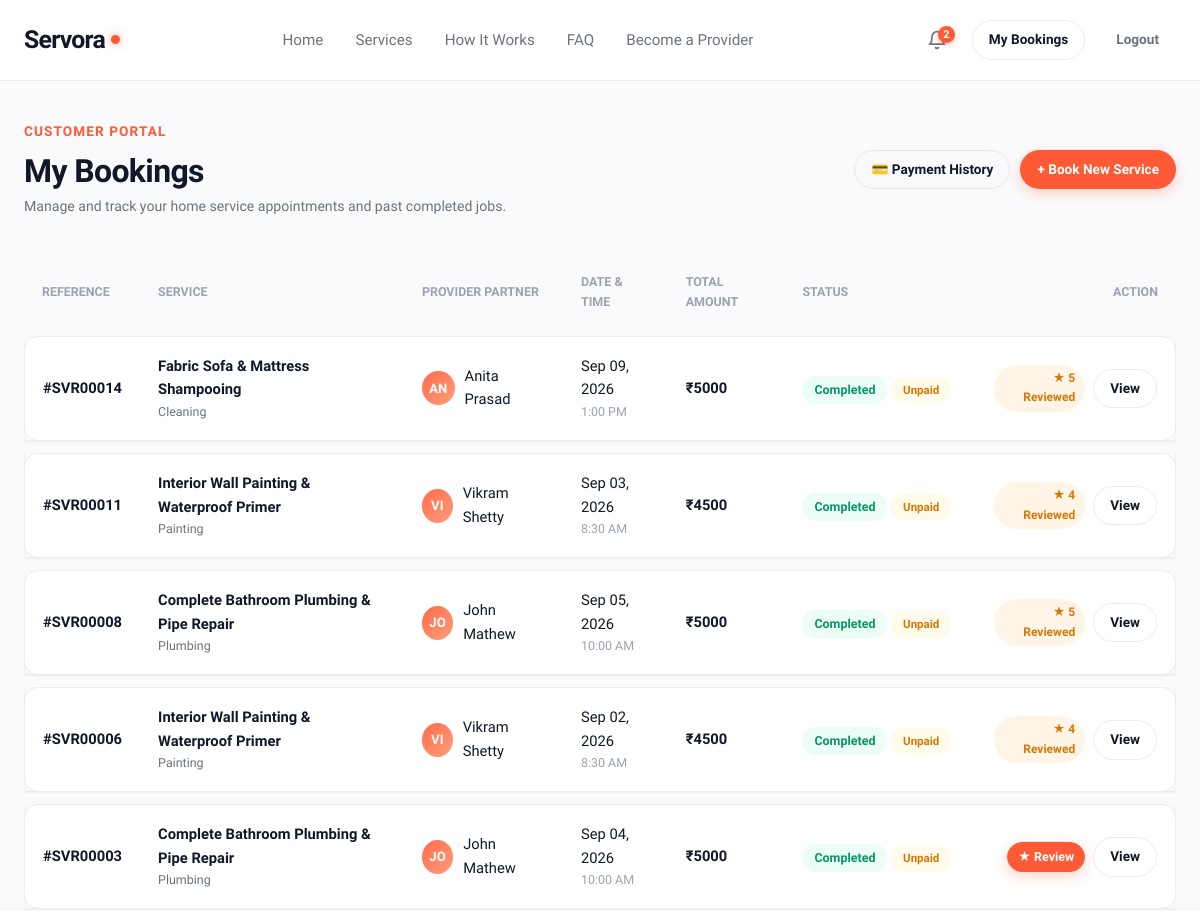
The app's page /my-bookings/ (signed in, upper part), older data.
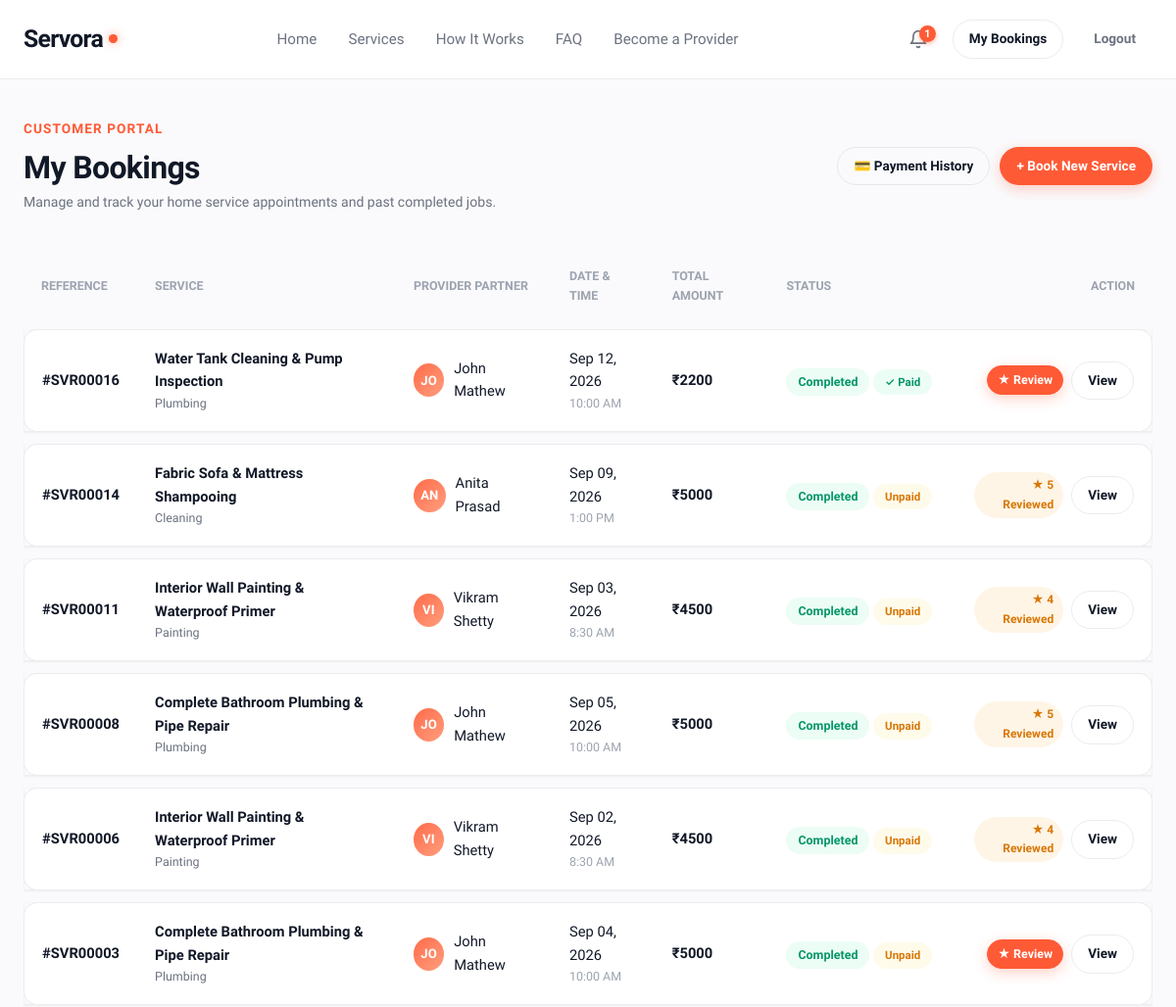
The same page, newer data.
### services/models.py (models this page shows, shortened)
class Booking(models.Model):
    STATUS_CHOICES = (
        ('pending', 'Pending Approval'),
        ('accepted', 'Accepted / In Progress'),
        ('completed', 'Completed'),
        ('declined', 'Declined'),
        ('cancelled', 'Cancelled'),
    )
    PAYMENT_STATUS_CHOICES = (
        ('unpaid', 'Unpaid'),
        ('pending', 'Payment Pending'),
        ('paid', 'Paid'),
        ('failed', 'Payment Failed'),
        ('refunded', 'Refunded'),
    )
    service = models.ForeignKey(Service, on_delete=models.CASCADE, related_name='bookings')
    customer = models.ForeignKey(User, on_delete=models.CASCADE, related_name='bookings')
    booking_date = models.DateField()
    booking_time = models.TimeField()
    status = models.CharField(max_length=20, choices=STATUS_CHOICES, default='pending')
    payment_status = models.CharField(
        max_length=20,
        choices=PAYMENT_STATUS_CHOICES,
        default='unpaid',
        help_text="Financial settlement status of the customer booking."
    )
    service_amount = models.DecimalField(
        max_digits=10,
        decimal_places=2,
        default=Decimal('0.00'),
        help_text="Base price for the agreed service."
    )
    materials_amount = models.DecimalField(
        max_digits=10,
        decimal_places=2,
        default=Decimal('0.00'),
        help_text="Total approved physical materials and parts reimbursement."
    )
    final_amount = models.DecimalField(
        max_digits=10,
        decimal_places=2,
        default=Decimal('0.00'),
        help_text="Final payable total locked after materials approval (service + materials)."
    )
    total_amount = models.DecimalField(max_digits=10, decimal_places=2)
    commission_rate = models.DecimalField(
        max_digits=5,
        decimal_places=2,
        default=10.00,
        help_text="Platform commission percentage (default 10%)"
    )
    commission_amount = models.DecimalField(
        max_digits=10,
        decimal_places=2,
        default=0.00,
        help_text="Calculated platform revenue earned on completion (10% of service charge)"
    )
    address = models.TextField(blank=True, default='')
    notes = models.TextField(blank=True, default='')
    created_at = models.DateTimeField(auto_now_add=True)
    class Meta:
        ordering = ['-created_at']

class Service(models.Model):
    provider = models.ForeignKey(UserProfile, on_delete=models.CASCADE, related_name='services')
    category = models.ForeignKey(Category, on_delete=models.CASCADE, related_name='services')
    title = models.CharField(max_length=200)
    slug = models.SlugField(max_length=220, unique=True, blank=True)
    description = models.TextField()
    price = models.DecimalField(max_digits=10, decimal_places=2, help_text="Starting price in INR (₹)")
    duration_estimate = models.CharField(max_length=100, default='1-2 hours')
    location = models.CharField(max_length=120, default='Kannur')
    image = models.ImageField(upload_to='services/', blank=True, null=True)
    is_active = models.BooleanField(default=True)
    is_featured = models.BooleanField(default=False)
    created_at = models.DateTimeField(auto_now_add=True)
    updated_at = models.DateTimeField(auto_now=True)
    class Meta:
        ordering = ['-is_featured', '-created_at']

class Category(models.Model):
    name = models.CharField(max_length=100, unique=True)
    slug = models.SlugField(max_length=120, unique=True, blank=True)
    icon_name = models.CharField(
        max_length=50,
        default='wrench',
        help_text="Icon identifier (e.g. spark, wrench, zap, paint, hammer, leaf)"
    )
    description = models.TextField(blank=True, default='')
    order = models.PositiveIntegerField(default=0)
    class Meta:
        verbose_name_plural = "Categories"
        ordering = ['order', 'name']

class Review(models.Model):
    RATING_CHOICES = [(i, str(i)) for i in range(1, 6)]
    service = models.ForeignKey(Service, on_delete=models.CASCADE, related_name='reviews')
    customer = models.ForeignKey(User, on_delete=models.CASCADE, related_name='customer_reviews')
    booking = models.OneToOneField(Booking, on_delete=models.SET_NULL, null=True, blank=True, related_name='review')
    rating = models.PositiveSmallIntegerField(choices=RATING_CHOICES, default=5)
    comment = models.TextField()
    created_at = models.DateTimeField(auto_now_add=True)
    class Meta:
        ordering = ['-created_at']

### users/models.py (models this page shows, shortened)
class UserProfile(models.Model):
    ROLE_CHOICES = (
        ('customer', 'Customer / Homeowner'),
        ('provider', 'Service Provider / Professional'),
    )
    user = models.OneToOneField(User, on_delete=models.CASCADE, related_name='profile')
    role = models.CharField(max_length=20, choices=ROLE_CHOICES, default='customer')
    phone = models.CharField(max_length=20, blank=True, default='')
    city = models.CharField(max_length=100, blank=True, default='Kannur')
    address = models.TextField(blank=True, default='')
    bio = models.TextField(blank=True, default='')
    is_verified = models.BooleanField(default=False, help_text="Designates whether this provider has been verified.")
    avatar = models.ImageField(upload_to='profiles/', blank=True, null=True)
    PAYOUT_STATUS_CHOICES = (
        ('not_configured', 'Not Configured'),
        ('configured', 'Configured'),
        ('verification_required', 'Verification Required'),
        ('ready', 'Ready for Payout'),
    )
    PAYOUT_PREFERENCE_CHOICES = (
        ('upi', 'UPI Transfer'),
        ('bank', 'Bank Transfer'),
    )
    payout_upi_id = models.CharField(
        max_length=100,
        blank=True,
        default='',
        help_text="Private provider UPI ID for electronic settlement disbursements."
    )
    payout_upi_name = models.CharField(
        max_length=150,
        blank=True,
        default='',
        help_text="Beneficiary name associated with UPI ID."
    )
    payout_preference = models.CharField(
        max_length=30,
        choices=PAYOUT_PREFERENCE_CHOICES,
        default='upi'
    )
    payout_status = models.CharField(
        max_length=30,
        choices=PAYOUT_STATUS_CHOICES,
        default='not_configured'
    )
    created_at = models.DateTimeField(auto_now_add=True)
    @property
    def is_provider(self):
        return self.role == 'provider'

### services/views.py (the view)
# urls.py: path('my-bookings/', views.my_bookings_view, name='my_bookings'),
def my_bookings_view(request):
    if not request.user.is_authenticated:
        messages.info(request, "Please log in to view your bookings.")
        return redirect('login')
    bookings = Booking.objects.filter(customer=request.user).select_related(
        'service', 'service__provider', 'service__provider__user', 'service__category'
    ).order_by('-created_at')
    return render(request, 'services/my_bookings.html', {
        'bookings': bookings,
        'total_bookings': bookings.count(),
    })

### services/context_processors.py (called while the page is built)
def notifications_context(request):
    if request.user.is_authenticated:
        user_notifications = Notification.objects.filter(recipient=request.user)
        unread_count = user_notifications.filter(is_read=False).count()
        recent = user_notifications[:5]
        return {
            'unread_notifications_count': unread_count,
            'recent_notifications': recent,
        }
    return {
        'unread_notifications_count': 0,
        'recent_notifications': [],
    }

### templates/services/my_bookings.html (shortened to what the changed rows need)
{% extends 'base.html' %}
{% load static %}
{% block extra_css %}
  <link rel="stylesheet" href="{% static 'css/customer.css' %}">
  <link rel="stylesheet" href="{% static 'css/booking.css' %}">
{% endblock %}
{% block content %}
<section class="section" style="padding: 40px 0 80px;">
  <div class="container">
    <div style="display: flex; align-items: center; justify-content: space-between; margin-bottom: 30px; flex-wrap: wrap; gap: 16px;">
      <div>
        <h1 style="font-size: 2rem; margin-bottom: 4px;">My Bookings</h1>
      </div>
    </div>
    {% if bookings %}
      <div style="overflow-x: auto;">
        <table class="bookings-table">
          <thead>
            <tr>
              <th>Reference</th>
              <th>Service</th>
              <th>Provider Partner</th>
              <th>Date & Time</th>
              <th>Total Amount</th>
              <th>Status</th>
              <th style="text-align: right;">Action</th>
            </tr>
          </thead>
          <tbody>
            {% for b in bookings %}
              <tr class="booking-row-card">
                <td>
                  <strong>#SVR{{ b.id|stringformat:"05d" }}</strong>
                </td>
                <td>
                  <strong style="color: var(--brand-dark);">{{ b.service.title }}</strong>
                  <div class="text-xs" style="color: var(--text-secondary);">{{ b.service.category.name }}</div>
                </td>
                <td>
                  <div style="display: flex; align-items: center; gap: 10px;">
                    <div class="hero-visual-avatar" style="width: 34px; height: 34px; font-size: 0.82rem;">
                      {{ b.service.provider.user.first_name|default:b.service.provider.user.username|slice:":2"|upper }}
                    </div>
                    <span>{{ b.service.provider.user.get_full_name|default:b.service.provider.user.username }}</span>
                  </div>
                </td>
                <td>
                  <div>{{ b.booking_date|date:"M d, Y" }}</div>
                  <div class="text-xs" style="color: var(--text-muted);">{{ b.booking_time|time:"g:i A" }}</div>
                </td>
                <td>
                  <strong style="color: var(--brand-dark);">₹{{ b.total_amount|floatformat:0 }}</strong>
                </td>
                <td>
                  {% if b.status == 'pending' %}
                    <span class="badge badge-pending">Pending Approval</span>
                  {% elif b.status == 'accepted' %}
                    <span class="badge" style="background: #EFF6FF; color: #2563EB;">Accepted &bull; Upcoming</span>
                  {% elif b.status == 'completed' %}
                    <span class="badge badge-completed">Completed</span>
                  {% elif b.status == 'cancelled' %}
                    <span class="badge badge-cancelled">Cancelled</span>
                  {% elif b.status == 'declined' %}
                    <span class="badge badge-declined">Declined</span>
                  {% else %}
                    <span class="badge">{{ b.get_status_display }}</span>
                  {% endif %}
                  {% if b.payment_status == 'paid' %}
                    <span class="badge" style="background: #ECFDF5; color: #059669; font-size: 0.72rem; margin-top: 4px; display: inline-block;">✓ Paid</span>
                  {% elif b.payment_status == 'failed' %}
                    <span class="badge" style="background: #FEF2F2; color: #DC2626; font-size: 0.72rem; margin-top: 4px; display: inline-block;">Failed</span>
                  {% elif b.payment_status == 'refunded' %}
                    <span class="badge" style="background: #F3F4F6; color: #6B7280; font-size: 0.72rem; margin-top: 4px; display: inline-block;">Refunded</span>
                  {% else %}
                    <span class="badge" style="background: #FFFBEB; color: #D97706; font-size: 0.72rem; margin-top: 4px; display: inline-block;">Unpaid</span>
                  {% endif %}
                </td>
                <td style="text-align: right;">
                  <div style="display: inline-flex; align-items: center; gap: 8px;">
                    {% if b.status == 'completed' %}
                      {% if b.review %}
                        <span style="background: rgba(245, 158, 11, 0.1); color: #D97706; font-size: 0.75rem; font-weight: 800; padding: 4px 10px; border-radius: 9999px;">
                          ★ {{ b.review.rating }} Reviewed
                        </span>
                      {% else %}
                        <a href="{% url 'leave_review' b.id %}" class="btn btn-primary btn-sm" style="background: #FF5A36; border-color: #FF5A36; padding: 4px 10px; font-size: 0.78rem;">
                          ★ Review
                        </a>
                      {% endif %}
                    {% endif %}
                    <a href="{% url 'booking_detail' b.id %}" class="btn btn-outline btn-sm">
                      View
                    </a>
                  </div>
                </td>
              </tr>
            {% endfor %}
          </tbody>
        </table>
      </div>
    {% endif %}
  </div>
</section>
{% endblock %}

Row changes from the older to the newer data that the page shows:
added Booking: id "00016", service "Water Tank Cleaning & Pump Inspection", service.category.name "Plumbing", service.provider.user.first_name "JO", service.provider.user.get_full_name "John Mathew", booking_date "Sep 12, 2026", booking_time "10:00 AM", total_amount "2200", status "Completed", payment_status "✓ Paid"
Text that changed along with them:
{{ unread_notifications_count }}: "2" → "1"
